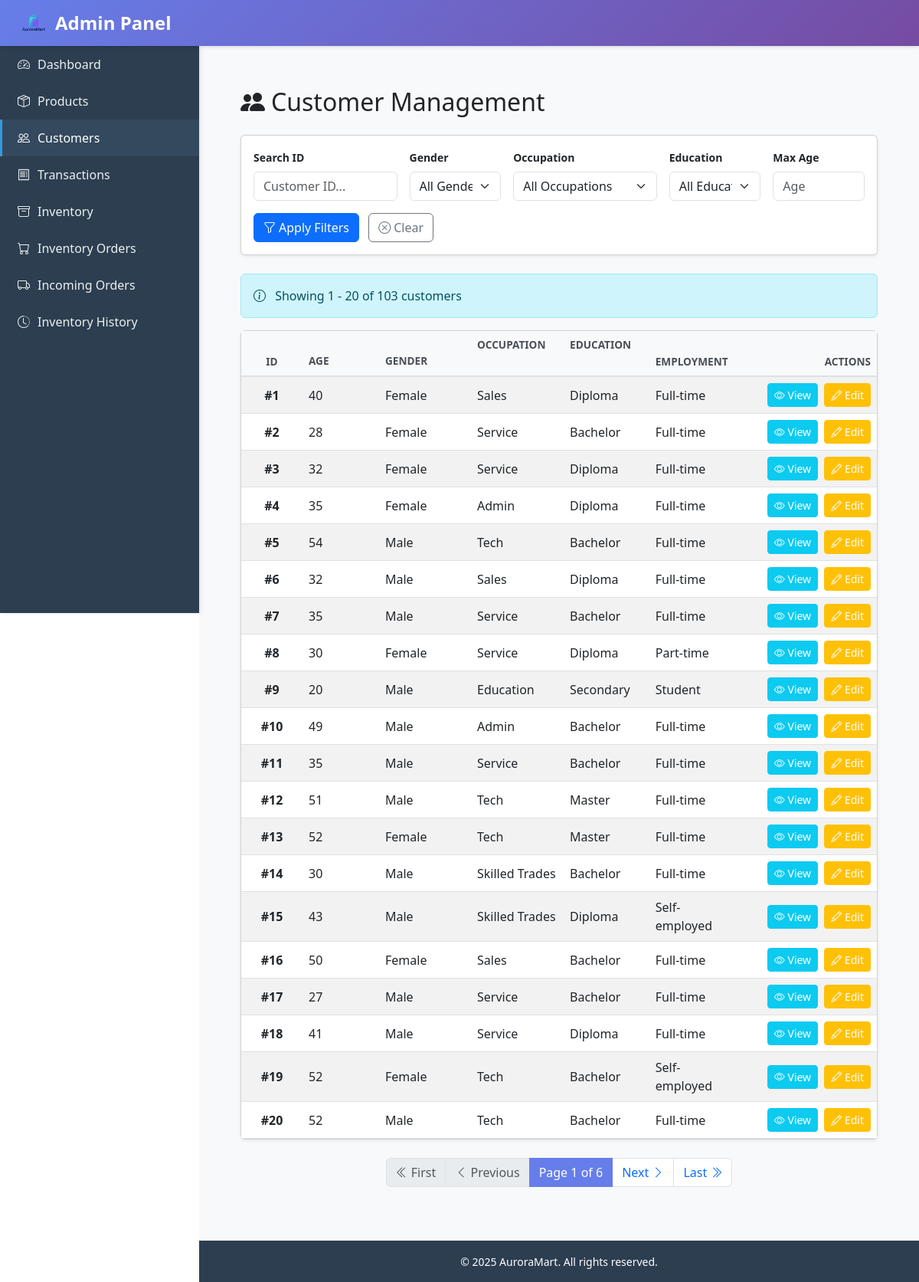
The app's page /admin_panel/customers/ with its own data.
### auroramart/models.py (models this page shows, shortened)
class Customer(models.Model):
    user = models.OneToOneField(
        User, related_name="customer_profile", on_delete=models.CASCADE, null=True, blank=True
    )
    age = models.PositiveIntegerField(null=True, blank=True)
    gender = models.CharField(max_length=100, blank=True)
    employment_status = models.CharField(max_length=255, blank=True)
    occupation = models.CharField(max_length=255, blank=True)
    education = models.CharField(max_length=255, blank=True)
    household_size = models.PositiveIntegerField(null=True, blank=True)
    has_children = models.BooleanField(default=False)
    monthly_income_sgd = models.DecimalField(
        max_digits=12, decimal_places=2, null=True, blank=True
    )
    preferred_category = models.ForeignKey(
        Category, null=True, blank=True, on_delete=models.SET_NULL
    )
    class Meta:
        ordering = ["id"]

### admin_panel/views.py (the view)
# urls.py: path("customers/", views.customer_list, name="customer_list"),
def customer_list(request):
    customers = Customer.objects.all()
    search_id = request.GET.get('q', '').strip()
    gender_filter = request.GET.get('gender', '')
    occupation_filter = request.GET.get('occupation', '')
    education_filter = request.GET.get('education', '')
    age_filter = request.GET.get('age', '')
    if search_id:
        customers = customers.filter(id__icontains=search_id)
    if gender_filter:
        customers = customers.filter(gender=gender_filter)
    if occupation_filter:
        customers = customers.filter(occupation=occupation_filter)
    if education_filter:
        customers = customers.filter(education=education_filter)
    if age_filter:
        try:
            age_value = int(age_filter)
            customers = customers.filter(age__lte=age_value)
        except ValueError:
            pass
    age_order = request.GET.get('age_order', '')
    gender_order = request.GET.get('gender_order', '')
    occupation_order = request.GET.get('occupation_order', '')
    education_order = request.GET.get('education_order', '')
    education_hierarchy = ["Secondary", "Diploma", "Bach Degree", "Masters"]
    gender_hierarchy = ["Male", "Female"]
    if age_order == 'asc':
        customers = customers.order_by('age')
    elif age_order == 'desc':
        customers = customers.order_by('-age')
    elif gender_order == 'asc':
        when_cases = [When(gender=g, then=Value(pos)) for pos, g in enumerate(gender_hierarchy)]
        customers = customers.annotate(
            gender_rank=Case(*when_cases, default=Value(999), output_field=IntegerField())
        ).order_by('gender_rank')
    elif gender_order == 'desc':
        when_cases = [When(gender=g, then=Value(pos)) for pos, g in enumerate(reversed(gender_hierarchy))]
        customers = customers.annotate(
            gender_rank=Case(*when_cases, default=Value(999), output_field=IntegerField())
        ).order_by('gender_rank')
    elif occupation_order == 'asc':
        customers = customers.order_by('occupation')
    elif occupation_order == 'desc':
        customers = customers.order_by('-occupation')
    elif education_order == 'asc':
        when_cases = [When(education=level, then=Value(pos)) for pos, level in enumerate(education_hierarchy)]
        customers = customers.annotate(
            edu_rank=Case(*when_cases, default=Value(999), output_field=IntegerField())
        ).order_by('edu_rank')
    elif education_order == 'desc':
        when_cases = [When(education=level, then=Value(len(education_hierarchy) - pos)) for pos, level in enumerate(education_hierarchy)]
        customers = customers.annotate(
            edu_rank=Case(*when_cases, default=Value(0), output_field=IntegerField())
        ).order_by('-edu_rank')
    else:
        customers = customers.order_by('id')
    paginator = Paginator(customers, 20)
    page_number = request.GET.get('page')
    page_obj = paginator.get_page(page_number)
    genders = Customer.objects.values_list('gender', flat=True).distinct().order_by('gender')
    occupations = Customer.objects.values_list('occupation', flat=True).distinct().order_by('occupation')
    educations = education_hierarchy  # Use the hierarchy order
    from urllib.parse import urlencode
    query_params_dict = {}
    if search_id:
        query_params_dict['q'] = search_id
    if gender_filter:
        query_params_dict['gender'] = gender_filter
    if occupation_filter:
        query_params_dict['occupation'] = occupation_filter
    if education_filter:
        query_params_dict['education'] = education_filter
    if age_filter:
        query_params_dict['age'] = age_filter
    if age_order:
        query_params_dict['age_order'] = age_order
    if gender_order:
        query_params_dict['gender_order'] = gender_order
    if occupation_order:
        query_params_dict['occupation_order'] = occupation_order
    if education_order:
        query_params_dict['education_order'] = education_order
    query_params = urlencode(query_params_dict)
    context = {
        'page_obj': page_obj,
        'search_id': search_id,
        'gender_filter': gender_filter,
        'occupation_filter': occupation_filter,
        'education_filter': education_filter,
        'age_filter': age_filter,
        'age_order': age_order,
        'gender_order': gender_order,
        'occupation_order': occupation_order,
        'education_order': education_order,
        'genders': genders,
        'occupations': occupations,
        'educations': educations,
        'query_params': query_params,
    }
    return render(request, 'admin_panel/customer_list.html', context)

### admin_panel/templates/admin_panel/customer_list.html (shortened to what this page needs)
{% extends "base.html" %}
{% block content %}
<link href="https://cdn.jsdelivr.net/npm/bootstrap@5.3.0/dist/css/bootstrap.min.css" rel="stylesheet">
<link href="https://cdn.jsdelivr.net/npm/bootstrap-icons@1.10.0/font/bootstrap-icons.css" rel="stylesheet">
<div class="container-fluid px-4 py-4">
    <div class="mb-4">
        <h2 class="mb-0"><i class="bi bi-people-fill me-2"></i>Customer Management</h2>
    </div>
    <div class="card shadow-sm mb-4">
        <div class="card-body">
            <form method="get" id="customerFilterForm">
                <div class="row g-3">
                    <div class="col-md-3">
                        <label class="form-label fw-bold small">Search ID</label>
                        <input type="text" name="q" class="form-control" placeholder="Customer ID..." value="{{ search_id }}">
                    </div>
                    <div class="col-md-2">
                        <label class="form-label fw-bold small">Gender</label>
                        <select name="gender" class="form-select">
                            <option value="">All Genders</option>
                        </select>
                    </div>
                    <div class="col-md-3">
                        <label class="form-label fw-bold small">Occupation</label>
                        <select name="occupation" class="form-select">
                            <option value="">All Occupations</option>
                        </select>
                    </div>
                    <div class="col-md-2">
                        <label class="form-label fw-bold small">Education</label>
                        <select name="education" class="form-select">
                            <option value="">All Education</option>
                        </select>
                    </div>
                    <div class="col-md-2">
                        <label class="form-label fw-bold small">Max Age</label>
                        <input type="number" name="age" class="form-control" placeholder="Age" min="0" max="100" value="{{ age_filter }}">
                    </div>
                </div>
                <div class="mt-3">
                    <button type="submit" class="btn btn-primary">
                        <i class="bi bi-funnel me-1"></i>Apply Filters
                    </button>
                    <a href="{% url 'admin_panel:customer_list' %}" class="btn btn-outline-secondary ms-2">
                        <i class="bi bi-x-circle me-1"></i>Clear
                    </a>
                </div>
            </form>
        </div>
    </div>
    <div class="alert alert-info mb-3">
        <i class="bi bi-info-circle me-2"></i>
        Showing {{ page_obj.start_index }} - {{ page_obj.end_index }} of {{ page_obj.paginator.count }} customers
    </div>
    <div class="card shadow-sm">
        <div class="card-body p-0">
            <div class="table-responsive">
                <table class="table table-hover table-striped mb-0 align-middle">
                    <thead class="table-dark">
                        <tr>
                            <th class="text-center" style="width: 80px;">ID</th>
                            <th style="width: 100px;">
                                Age
                                <a href="?age_order={% if age_order == 'asc' %}desc{% else %}asc{% endif %}{% if query_params %}&{{ query_params }}{% endif %}"
                                   class="btn btn-sm btn-outline-light ms-1 py-0 px-1"
                                   style="font-size: 0.75rem;">
                                    {% if age_order == 'asc' %}
                                        <i class="bi bi-sort-up"></i>
                                    {% elif age_order == 'desc' %}
                                        <i class="bi bi-sort-down"></i>
                                    {% else %}
                                        <i class="bi bi-arrow-down-up"></i>
                                    {% endif %}
                                </a>
                            </th>
                            <th style="width: 120px;">
                                Gender
                                <a href="?gender_order={% if gender_order == 'asc' %}desc{% else %}asc{% endif %}{% if query_params %}&{{ query_params }}{% endif %}"
                                   class="btn btn-sm btn-outline-light ms-1 py-0 px-1"
                                   style="font-size: 0.75rem;">
                                    {% if gender_order == 'asc' %}
                                        <i class="bi bi-sort-alpha-down"></i>
                                    {% elif gender_order == 'desc' %}
                                        <i class="bi bi-sort-alpha-up"></i>
                                    {% else %}
                                        <i class="bi bi-arrow-down-up"></i>
                                    {% endif %}
                                </a>
                            </th>
                            <th>
                                Occupation
                                <a href="?occupation_order={% if occupation_order == 'asc' %}desc{% else %}asc{% endif %}{% if query_params %}&{{ query_params }}{% endif %}"
                                   class="btn btn-sm btn-outline-light ms-1 py-0 px-1"
                                   style="font-size: 0.75rem;">
                                    {% if occupation_order == 'asc' %}
                                        <i class="bi bi-sort-alpha-down"></i>
                                    {% elif occupation_order == 'desc' %}
                                        <i class="bi bi-sort-alpha-up"></i>
                                    {% else %}
                                        <i class="bi bi-arrow-down-up"></i>
                                    {% endif %}
                                </a>
                            </th>
                            <th>
                                Education
                                <a href="?education_order={% if education_order == 'asc' %}desc{% else %}asc{% endif %}{% if query_params %}&{{ query_params }}{% endif %}"
                                   class="btn btn-sm btn-outline-light ms-1 py-0 px-1"
                                   style="font-size: 0.75rem;">
                                    {% if education_order == 'asc' %}
                                        <i class="bi bi-sort-alpha-down"></i>
                                    {% elif education_order == 'desc' %}
                                        <i class="bi bi-sort-alpha-up"></i>
                                    {% else %}
                                        <i class="bi bi-arrow-down-up"></i>
                                    {% endif %}
                                </a>
                            </th>
                            <th>Employment</th>
                            <th class="text-end" style="width: 180px;">Actions</th>
                        </tr>
                    </thead>
                    <tbody>
                        {% for customer in page_obj %}
                        <tr>
                            <td class="text-center fw-bold">#{{ customer.id }}</td>
                            <td>{{ customer.age|default:"—" }}</td>
                            <td>{{ customer.gender|default:"—" }}</td>
                            <td>{{ customer.occupation|default:"—" }}</td>
                            <td>{{ customer.education|default:"—" }}</td>
                            <td>{{ customer.employment_status|default:"—" }}</td>
                            <td class="text-end">
                                <a href="{% url 'admin_panel:customer_detail' customer.id %}?return_url={{ request.get_full_path|urlencode }}"
                                   class="btn btn-sm btn-info text-white me-1"
                                   title="View Details">
                                    <i class="bi bi-eye"></i> View
                                </a>
                                <a href="{% url 'admin_panel:customer_edit' customer.id %}?return_url={{ request.get_full_path|urlencode }}"
                                   class="btn btn-sm btn-warning text-white"
                                   title="Edit Customer">
                                    <i class="bi bi-pencil"></i> Edit
                                </a>
                            </td>
                        </tr>
                        {% endfor %}
                    </tbody>
                </table>
            </div>
        </div>
    </div>
    {% if page_obj.paginator.num_pages > 1 %}
    <nav aria-label="Customer pagination" class="mt-4">
        <ul class="pagination justify-content-center">
            {% if page_obj.has_previous %}
                <li class="page-item">
                    <a class="page-link" href="?page=1{% if query_params %}&{{ query_params }}{% endif %}">
                        <i class="bi bi-chevron-double-left"></i> First
                    </a>
                </li>
                <li class="page-item">
                    <a class="page-link" href="?page={{ page_obj.previous_page_number }}{% if query_params %}&{{ query_params }}{% endif %}">
                        <i class="bi bi-chevron-left"></i> Previous
                    </a>
                </li>
            {% else %}
                <li class="page-item disabled">
                    <span class="page-link"><i class="bi bi-chevron-double-left"></i> First</span>
                </li>
                <li class="page-item disabled">
                    <span class="page-link"><i class="bi bi-chevron-left"></i> Previous</span>
                </li>
            {% endif %}
            <li class="page-item active">
                <span class="page-link">
                    Page {{ page_obj.number }} of {{ page_obj.paginator.num_pages }}
                </span>
            </li>
            {% if page_obj.has_next %}
                <li class="page-item">
                    <a class="page-link" href="?page={{ page_obj.next_page_number }}{% if query_params %}&{{ query_params }}{% endif %}">
                        Next <i class="bi bi-chevron-right"></i>
                    </a>
                </li>
                <li class="page-item">
                    <a class="page-link" href="?page={{ page_obj.paginator.num_pages }}{% if query_params %}&{{ query_params }}{% endif %}">
                        Last <i class="bi bi-chevron-double-right"></i>
                    </a>
                </li>
            {% endif %}
        </ul>
    </nav>
    {% endif %}
</div>
{% endblock %}

### records on screen
Customer: id "1", age "40", gender "Female", occupation "Sales", education "Diploma", employment_status "Full-time"
Customer: id "2", age "28", gender "Female", occupation "Service", education "Bachelor", employment_status "Full-time"
Customer: id "3", age "32", gender "Female", occupation "Service", education "Diploma", employment_status "Full-time"
Customer: id "4", age "35", gender "Female", occupation "Admin", education "Diploma", employment_status "Full-time"
Customer: id "5", age "54", gender "Male", occupation "Tech", education "Bachelor", employment_status "Full-time"
Customer: id "6", age "32", gender "Male", occupation "Sales", education "Diploma", employment_status "Full-time"
Customer: id "7", age "35", gender "Male", occupation "Service", education "Bachelor", employment_status "Full-time"
Customer: id "8", age "30", gender "Female", occupation "Service", education "Diploma", employment_status "Part-time"
Customer: id "9", age "20", gender "Male", occupation "Education", education "Secondary", employment_status "Student"
Customer: id "10", age "49", gender "Male", occupation "Admin", education "Bachelor", employment_status "Full-time"
Customer: id "11", age "35", gender "Male", occupation "Service", education "Bachelor", employment_status "Full-time"
Customer: id "12", age "51", gender "Male", occupation "Tech", education "Master", employment_status "Full-time"
Customer: id "13", age "52", gender "Female", occupation "Tech", education "Master", employment_status "Full-time"
Customer: id "14", age "30", gender "Male", occupation "Skilled Trades", education "Bachelor", employment_status "Full-time"
Customer: id "15", age "43", gender "Male", occupation "Skilled Trades", education "Diploma", employment_status "Self-employed"
Customer: id "16", age "50", gender "Female", occupation "Sales", education "Bachelor", employment_status "Full-time"
Customer: id "17", age "27", gender "Male", occupation "Service", education "Bachelor", employment_status "Full-time"
Customer: id "18", age "41", gender "Male", occupation "Service", education "Diploma", employment_status "Full-time"
Customer: id "19", age "52", gender "Female", occupation "Tech", education "Bachelor", employment_status "Self-employed"
Customer: id "20", age "52", gender "Male", occupation "Tech", education "Bachelor", employment_status "Full-time"

### other values on screen
{{ page_obj.start_index }} "1"
{{ page_obj.end_index }} "20"
{{ page_obj.paginator.count }} "103"
{{ page_obj.number }} "1"
{{ page_obj.paginator.num_pages }} "6"
